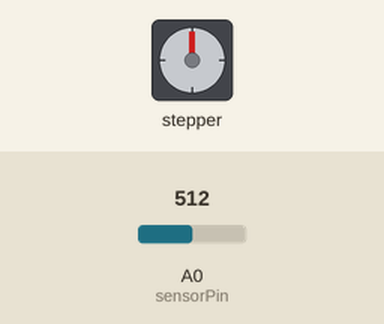
Bench run of a sketch on a simulated Arduino Uno, built for the host (arithmetic inside an expression is 32-bit, double 64-bit). Parts: stepper motor. The test bench sets the inputs (shaded band); at power-on: A0 (sensorPin) = 512. Stepper angles assume 2048 steps per turn; what the sketch prints to the serial monitor is not drawn.

Above: at 0.05 s.
Timing chart, 0 to 3.0 s (numbered marks = the images above):
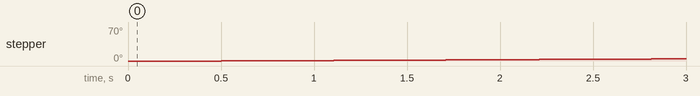

The sketch:

stepper_light_sensor.ino
```cpp
/*
This program drives a stepper motor with a small photoresistor attached to it. The stepper motor rotates the photoresistor
around, while readings of light intensity are averaged and sent to the serial port.

 */

#include <Stepper.h>

const int stepsPerRevolution = 2048;  // change this to fit the number of steps per revolution for the motor
const int sensorPin = 0 ;

// initialize the stepper library
Stepper myStepper(stepsPerRevolution, 4,5,6,7);

int stepCount = 0;         // number of steps the motor has taken
float lightVal[3];
float avglightVal = 0;


void setup() {
  // initialize the serial port:
  Serial.begin(9600);
}

void loop() {
  // step one step forward
  myStepper.step(1);
  delay(50);

  // Calculate average of 3 light readings 25 milliseconds apart
  lightVal[1] = analogRead(sensorPin);
    delay(25);
    lightVal[2] = analogRead(sensorPin);
    delay(25);
    lightVal[3] = analogRead(sensorPin);
    avglightVal = ((lightVal[1]+lightVal[2]+lightVal[3])/3);


 // Serial.print("steps:" );
  Serial.print(stepCount);
  Serial.print("      ");
  Serial.println(avglightVal);

  stepCount++;
}
```
